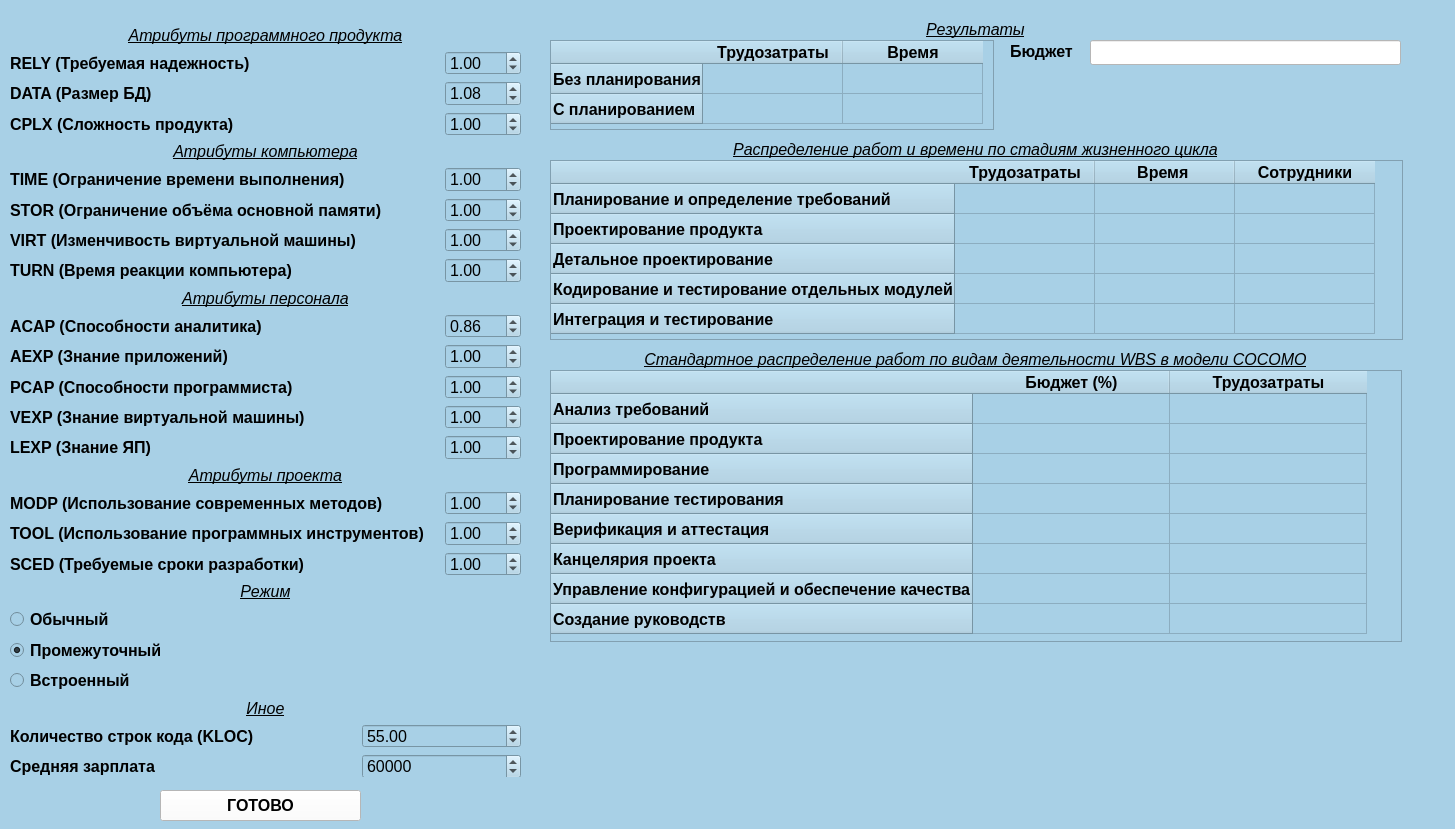
<?xml version="1.0" encoding="UTF-8"?>
<ui version="4.0">
 <class>Start</class>
 <widget class="QWidget" name="Start">
  <property name="enabled">
   <bool>true</bool>
  </property>
  <property name="geometry">
   <rect>
    <x>0</x>
    <y>0</y>
    <width>1455</width>
    <height>829</height>
   </rect>
  </property>
  <property name="font">
   <font>
    <pointsize>12</pointsize>
   </font>
  </property>
  <property name="windowTitle">
   <string>COCOMO</string>
  </property>
  <property name="autoFillBackground">
   <bool>false</bool>
  </property>
  <property name="styleSheet">
   <string notr="true">background-color: rgb(168, 208, 230);</string>
  </property>
  <widget class="QPushButton" name="run">
   <property name="geometry">
    <rect>
     <x>160</x>
     <y>790</y>
     <width>201</width>
     <height>31</height>
    </rect>
   </property>
   <property name="font">
    <font>
     <pointsize>12</pointsize>
     <weight>75</weight>
     <bold>true</bold>
    </font>
   </property>
   <property name="styleSheet">
    <string notr="true">background-color: rgb(255, 255, 255);</string>
   </property>
   <property name="text">
    <string>ГОТОВО</string>
   </property>
  </widget>
  <widget class="QWidget" name="layoutWidget">
   <property name="geometry">
    <rect>
     <x>10</x>
     <y>26</y>
     <width>511</width>
     <height>751</height>
    </rect>
   </property>
   <layout class="QGridLayout" name="gridLayout">
    <item row="14" column="2">
     <widget class="QDoubleSpinBox" name="lexp">
      <property name="font">
       <font>
        <pointsize>12</pointsize>
       </font>
      </property>
      <property name="singleStep">
       <double>0.200000000000000</double>
      </property>
      <property name="value">
       <double>1.000000000000000</double>
      </property>
     </widget>
    </item>
    <item row="1" column="2">
     <widget class="QDoubleSpinBox" name="rely">
      <property name="font">
       <font>
        <pointsize>12</pointsize>
       </font>
      </property>
      <property name="singleStep">
       <double>0.200000000000000</double>
      </property>
      <property name="value">
       <double>1.000000000000000</double>
      </property>
     </widget>
    </item>
    <item row="16" column="2">
     <widget class="QDoubleSpinBox" name="modp">
      <property name="font">
       <font>
        <pointsize>12</pointsize>
       </font>
      </property>
      <property name="singleStep">
       <double>0.200000000000000</double>
      </property>
      <property name="value">
       <double>1.000000000000000</double>
      </property>
     </widget>
    </item>
    <item row="17" column="2">
     <widget class="QDoubleSpinBox" name="tool">
      <property name="font">
       <font>
        <pointsize>12</pointsize>
       </font>
      </property>
      <property name="singleStep">
       <double>0.200000000000000</double>
      </property>
      <property name="value">
       <double>1.000000000000000</double>
      </property>
     </widget>
    </item>
    <item row="5" column="2">
     <widget class="QDoubleSpinBox" name="time">
      <property name="font">
       <font>
        <pointsize>12</pointsize>
       </font>
      </property>
      <property name="singleStep">
       <double>0.200000000000000</double>
      </property>
      <property name="value">
       <double>1.000000000000000</double>
      </property>
     </widget>
    </item>
    <item row="12" column="0">
     <widget class="QLabel" name="label_10">
      <property name="font">
       <font>
        <pointsize>12</pointsize>
        <weight>75</weight>
        <bold>true</bold>
       </font>
      </property>
      <property name="text">
       <string>PCAP (Способности программиста)</string>
      </property>
     </widget>
    </item>
    <item row="8" column="2">
     <widget class="QDoubleSpinBox" name="turn">
      <property name="font">
       <font>
        <pointsize>12</pointsize>
       </font>
      </property>
      <property name="singleStep">
       <double>0.200000000000000</double>
      </property>
      <property name="value">
       <double>1.000000000000000</double>
      </property>
     </widget>
    </item>
    <item row="25" column="1" colspan="2">
     <widget class="QSpinBox" name="salary">
      <property name="font">
       <font>
        <pointsize>12</pointsize>
       </font>
      </property>
      <property name="maximum">
       <number>1000000</number>
      </property>
      <property name="singleStep">
       <number>1000</number>
      </property>
      <property name="value">
       <number>60000</number>
      </property>
     </widget>
    </item>
    <item row="12" column="2">
     <widget class="QDoubleSpinBox" name="pcap">
      <property name="font">
       <font>
        <pointsize>12</pointsize>
       </font>
      </property>
      <property name="singleStep">
       <double>0.200000000000000</double>
      </property>
      <property name="value">
       <double>1.000000000000000</double>
      </property>
     </widget>
    </item>
    <item row="6" column="0" colspan="2">
     <widget class="QLabel" name="label_5">
      <property name="font">
       <font>
        <pointsize>12</pointsize>
        <weight>75</weight>
        <bold>true</bold>
       </font>
      </property>
      <property name="text">
       <string>STOR (Ограничение объёма основной памяти)</string>
      </property>
     </widget>
    </item>
    <item row="17" column="0" colspan="2">
     <widget class="QLabel" name="label_11">
      <property name="font">
       <font>
        <pointsize>12</pointsize>
        <weight>75</weight>
        <bold>true</bold>
       </font>
      </property>
      <property name="text">
       <string>TOOL (Использование программных инструментов)</string>
      </property>
     </widget>
    </item>
    <item row="18" column="2">
     <widget class="QDoubleSpinBox" name="sced">
      <property name="font">
       <font>
        <pointsize>12</pointsize>
       </font>
      </property>
      <property name="singleStep">
       <double>0.200000000000000</double>
      </property>
      <property name="value">
       <double>1.000000000000000</double>
      </property>
     </widget>
    </item>
    <item row="2" column="0">
     <widget class="QLabel" name="label_2">
      <property name="font">
       <font>
        <pointsize>12</pointsize>
        <weight>75</weight>
        <bold>true</bold>
       </font>
      </property>
      <property name="text">
       <string>DATA (Размер БД)</string>
      </property>
     </widget>
    </item>
    <item row="20" column="0">
     <widget class="QRadioButton" name="radio_usual">
      <property name="font">
       <font>
        <pointsize>12</pointsize>
        <weight>75</weight>
        <bold>true</bold>
       </font>
      </property>
      <property name="text">
       <string>Обычный</string>
      </property>
     </widget>
    </item>
    <item row="10" column="2">
     <widget class="QDoubleSpinBox" name="acap">
      <property name="font">
       <font>
        <pointsize>12</pointsize>
       </font>
      </property>
      <property name="singleStep">
       <double>0.200000000000000</double>
      </property>
      <property name="value">
       <double>0.860000000000000</double>
      </property>
     </widget>
    </item>
    <item row="2" column="2">
     <widget class="QDoubleSpinBox" name="data">
      <property name="font">
       <font>
        <pointsize>12</pointsize>
       </font>
      </property>
      <property name="singleStep">
       <double>0.200000000000000</double>
      </property>
      <property name="value">
       <double>1.080000000000000</double>
      </property>
     </widget>
    </item>
    <item row="5" column="0">
     <widget class="QLabel" name="label_4">
      <property name="font">
       <font>
        <pointsize>12</pointsize>
        <weight>75</weight>
        <bold>true</bold>
       </font>
      </property>
      <property name="text">
       <string>TIME (Ограничение времени выполнения)</string>
      </property>
     </widget>
    </item>
    <item row="22" column="0">
     <widget class="QRadioButton" name="radio_buildin">
      <property name="font">
       <font>
        <pointsize>12</pointsize>
        <weight>75</weight>
        <bold>true</bold>
       </font>
      </property>
      <property name="text">
       <string>Встроенный</string>
      </property>
     </widget>
    </item>
    <item row="15" column="0" colspan="3">
     <widget class="QLabel" name="label_19">
      <property name="font">
       <font>
        <pointsize>12</pointsize>
        <weight>50</weight>
        <italic>true</italic>
        <bold>false</bold>
        <underline>true</underline>
       </font>
      </property>
      <property name="text">
       <string>Атрибуты проекта</string>
      </property>
      <property name="alignment">
       <set>Qt::AlignCenter</set>
      </property>
     </widget>
    </item>
    <item row="24" column="0">
     <widget class="QLabel" name="label_22">
      <property name="font">
       <font>
        <pointsize>12</pointsize>
        <weight>75</weight>
        <bold>true</bold>
       </font>
      </property>
      <property name="text">
       <string>Количество строк кода (KLOC)</string>
      </property>
     </widget>
    </item>
    <item row="3" column="0">
     <widget class="QLabel" name="label_3">
      <property name="font">
       <font>
        <pointsize>12</pointsize>
        <weight>75</weight>
        <bold>true</bold>
       </font>
      </property>
      <property name="text">
       <string>CPLX (Сложность продукта)</string>
      </property>
     </widget>
    </item>
    <item row="11" column="0">
     <widget class="QLabel" name="label_9">
      <property name="font">
       <font>
        <pointsize>12</pointsize>
        <weight>75</weight>
        <bold>true</bold>
       </font>
      </property>
      <property name="text">
       <string>AEXP (Знание приложений)</string>
      </property>
     </widget>
    </item>
    <item row="7" column="0">
     <widget class="QLabel" name="label_6">
      <property name="font">
       <font>
        <pointsize>12</pointsize>
        <weight>75</weight>
        <bold>true</bold>
       </font>
      </property>
      <property name="text">
       <string>VIRT (Изменчивость виртуальной машины)</string>
      </property>
     </widget>
    </item>
    <item row="11" column="2">
     <widget class="QDoubleSpinBox" name="aexp">
      <property name="font">
       <font>
        <pointsize>12</pointsize>
       </font>
      </property>
      <property name="singleStep">
       <double>0.200000000000000</double>
      </property>
      <property name="value">
       <double>1.000000000000000</double>
      </property>
     </widget>
    </item>
    <item row="8" column="0">
     <widget class="QLabel" name="label_7">
      <property name="font">
       <font>
        <pointsize>12</pointsize>
        <weight>75</weight>
        <bold>true</bold>
       </font>
      </property>
      <property name="text">
       <string>TURN (Время реакции компьютера)</string>
      </property>
     </widget>
    </item>
    <item row="14" column="0">
     <widget class="QLabel" name="label_16">
      <property name="font">
       <font>
        <pointsize>12</pointsize>
        <weight>75</weight>
        <bold>true</bold>
       </font>
      </property>
      <property name="text">
       <string>LEXP (Знание ЯП)</string>
      </property>
     </widget>
    </item>
    <item row="16" column="0" colspan="2">
     <widget class="QLabel" name="label_14">
      <property name="font">
       <font>
        <pointsize>12</pointsize>
        <weight>75</weight>
        <bold>true</bold>
       </font>
      </property>
      <property name="text">
       <string>MODP (Использование современных методов)</string>
      </property>
     </widget>
    </item>
    <item row="3" column="2">
     <widget class="QDoubleSpinBox" name="cplx">
      <property name="font">
       <font>
        <pointsize>12</pointsize>
       </font>
      </property>
      <property name="singleStep">
       <double>0.200000000000000</double>
      </property>
      <property name="value">
       <double>1.000000000000000</double>
      </property>
     </widget>
    </item>
    <item row="0" column="0" colspan="3">
     <widget class="QLabel" name="label_15">
      <property name="font">
       <font>
        <pointsize>12</pointsize>
        <weight>50</weight>
        <italic>true</italic>
        <bold>false</bold>
        <underline>true</underline>
       </font>
      </property>
      <property name="text">
       <string>Атрибуты программного продукта</string>
      </property>
      <property name="alignment">
       <set>Qt::AlignCenter</set>
      </property>
     </widget>
    </item>
    <item row="9" column="0" colspan="3">
     <widget class="QLabel" name="label_18">
      <property name="font">
       <font>
        <pointsize>12</pointsize>
        <weight>50</weight>
        <italic>true</italic>
        <bold>false</bold>
        <underline>true</underline>
       </font>
      </property>
      <property name="text">
       <string>Атрибуты персонала</string>
      </property>
      <property name="alignment">
       <set>Qt::AlignCenter</set>
      </property>
     </widget>
    </item>
    <item row="7" column="2">
     <widget class="QDoubleSpinBox" name="virt">
      <property name="font">
       <font>
        <pointsize>12</pointsize>
       </font>
      </property>
      <property name="singleStep">
       <double>0.200000000000000</double>
      </property>
      <property name="value">
       <double>1.000000000000000</double>
      </property>
     </widget>
    </item>
    <item row="13" column="0">
     <widget class="QLabel" name="label_12">
      <property name="font">
       <font>
        <pointsize>12</pointsize>
        <weight>75</weight>
        <bold>true</bold>
       </font>
      </property>
      <property name="text">
       <string>VEXP (Знание виртуальной машины)</string>
      </property>
     </widget>
    </item>
    <item row="23" column="0" colspan="3">
     <widget class="QLabel" name="label_21">
      <property name="font">
       <font>
        <pointsize>12</pointsize>
        <weight>50</weight>
        <italic>true</italic>
        <bold>false</bold>
        <underline>true</underline>
       </font>
      </property>
      <property name="text">
       <string>Иное</string>
      </property>
      <property name="alignment">
       <set>Qt::AlignCenter</set>
      </property>
     </widget>
    </item>
    <item row="13" column="2">
     <widget class="QDoubleSpinBox" name="vexp">
      <property name="font">
       <font>
        <pointsize>12</pointsize>
       </font>
      </property>
      <property name="singleStep">
       <double>0.200000000000000</double>
      </property>
      <property name="value">
       <double>1.000000000000000</double>
      </property>
     </widget>
    </item>
    <item row="4" column="0" colspan="3">
     <widget class="QLabel" name="label_17">
      <property name="font">
       <font>
        <pointsize>12</pointsize>
        <weight>50</weight>
        <italic>true</italic>
        <bold>false</bold>
        <underline>true</underline>
       </font>
      </property>
      <property name="text">
       <string>Атрибуты компьютера</string>
      </property>
      <property name="alignment">
       <set>Qt::AlignCenter</set>
      </property>
     </widget>
    </item>
    <item row="21" column="0">
     <widget class="QRadioButton" name="radio_inter">
      <property name="enabled">
       <bool>true</bool>
      </property>
      <property name="font">
       <font>
        <pointsize>12</pointsize>
        <weight>75</weight>
        <bold>true</bold>
       </font>
      </property>
      <property name="text">
       <string>Промежуточный</string>
      </property>
      <property name="checked">
       <bool>true</bool>
      </property>
     </widget>
    </item>
    <item row="19" column="0" colspan="3">
     <widget class="QLabel" name="label_20">
      <property name="font">
       <font>
        <pointsize>12</pointsize>
        <weight>50</weight>
        <italic>true</italic>
        <bold>false</bold>
        <underline>true</underline>
       </font>
      </property>
      <property name="text">
       <string>Режим</string>
      </property>
      <property name="alignment">
       <set>Qt::AlignCenter</set>
      </property>
     </widget>
    </item>
    <item row="6" column="2">
     <widget class="QDoubleSpinBox" name="stor">
      <property name="font">
       <font>
        <pointsize>12</pointsize>
       </font>
      </property>
      <property name="singleStep">
       <double>0.200000000000000</double>
      </property>
      <property name="value">
       <double>1.000000000000000</double>
      </property>
     </widget>
    </item>
    <item row="10" column="0">
     <widget class="QLabel" name="label_8">
      <property name="font">
       <font>
        <pointsize>12</pointsize>
        <weight>75</weight>
        <bold>true</bold>
       </font>
      </property>
      <property name="text">
       <string>ACAP (Способности аналитика)</string>
      </property>
     </widget>
    </item>
    <item row="25" column="0">
     <widget class="QLabel" name="label_26">
      <property name="font">
       <font>
        <pointsize>12</pointsize>
        <weight>75</weight>
        <bold>true</bold>
       </font>
      </property>
      <property name="text">
       <string>Средняя зарплата</string>
      </property>
     </widget>
    </item>
    <item row="1" column="0">
     <widget class="QLabel" name="label">
      <property name="font">
       <font>
        <pointsize>12</pointsize>
        <weight>75</weight>
        <bold>true</bold>
       </font>
      </property>
      <property name="text">
       <string>RELY (Требуемая надежность)</string>
      </property>
     </widget>
    </item>
    <item row="18" column="0">
     <widget class="QLabel" name="label_13">
      <property name="font">
       <font>
        <pointsize>12</pointsize>
        <weight>75</weight>
        <bold>true</bold>
       </font>
      </property>
      <property name="text">
       <string>SCED (Требуемые сроки разработки)</string>
      </property>
     </widget>
    </item>
    <item row="24" column="1" colspan="2">
     <widget class="QDoubleSpinBox" name="code">
      <property name="font">
       <font>
        <pointsize>12</pointsize>
       </font>
      </property>
      <property name="singleStep">
       <double>0.200000000000000</double>
      </property>
      <property name="value">
       <double>55.000000000000000</double>
      </property>
     </widget>
    </item>
   </layout>
  </widget>
  <widget class="QTableWidget" name="tableWorkTime">
   <property name="geometry">
    <rect>
     <x>550</x>
     <y>40</y>
     <width>444</width>
     <height>90</height>
    </rect>
   </property>
   <property name="font">
    <font>
     <pointsize>12</pointsize>
    </font>
   </property>
   <attribute name="horizontalHeaderDefaultSectionSize">
    <number>140</number>
   </attribute>
   <attribute name="verticalHeaderMinimumSectionSize">
    <number>23</number>
   </attribute>
   <attribute name="verticalHeaderDefaultSectionSize">
    <number>30</number>
   </attribute>
   <row>
    <property name="text">
     <string>Без планирования</string>
    </property>
    <property name="font">
     <font>
      <pointsize>12</pointsize>
      <weight>75</weight>
      <bold>true</bold>
     </font>
    </property>
   </row>
   <row>
    <property name="text">
     <string>С планированием</string>
    </property>
    <property name="font">
     <font>
      <pointsize>12</pointsize>
      <weight>75</weight>
      <bold>true</bold>
     </font>
    </property>
   </row>
   <column>
    <property name="text">
     <string>Трудозатраты</string>
    </property>
    <property name="font">
     <font>
      <pointsize>12</pointsize>
      <weight>75</weight>
      <bold>true</bold>
     </font>
    </property>
   </column>
   <column>
    <property name="text">
     <string>Время</string>
    </property>
    <property name="font">
     <font>
      <pointsize>12</pointsize>
      <weight>75</weight>
      <bold>true</bold>
     </font>
    </property>
   </column>
  </widget>
  <widget class="QLabel" name="label_23">
   <property name="geometry">
    <rect>
     <x>550</x>
     <y>20</y>
     <width>851</width>
     <height>19</height>
    </rect>
   </property>
   <property name="font">
    <font>
     <pointsize>12</pointsize>
     <weight>50</weight>
     <italic>true</italic>
     <bold>false</bold>
     <underline>true</underline>
    </font>
   </property>
   <property name="text">
    <string>Результаты</string>
   </property>
   <property name="alignment">
    <set>Qt::AlignCenter</set>
   </property>
  </widget>
  <widget class="QLabel" name="label_24">
   <property name="geometry">
    <rect>
     <x>550</x>
     <y>140</y>
     <width>851</width>
     <height>19</height>
    </rect>
   </property>
   <property name="font">
    <font>
     <pointsize>12</pointsize>
     <weight>50</weight>
     <italic>true</italic>
     <bold>false</bold>
     <underline>true</underline>
    </font>
   </property>
   <property name="text">
    <string>Распределение работ и времени по стадиям жизненного цикла</string>
   </property>
   <property name="alignment">
    <set>Qt::AlignCenter</set>
   </property>
  </widget>
  <widget class="QTableWidget" name="tableLife">
   <property name="geometry">
    <rect>
     <x>550</x>
     <y>160</y>
     <width>853</width>
     <height>180</height>
    </rect>
   </property>
   <property name="font">
    <font>
     <pointsize>12</pointsize>
    </font>
   </property>
   <attribute name="horizontalHeaderDefaultSectionSize">
    <number>140</number>
   </attribute>
   <attribute name="verticalHeaderMinimumSectionSize">
    <number>23</number>
   </attribute>
   <attribute name="verticalHeaderDefaultSectionSize">
    <number>30</number>
   </attribute>
   <row>
    <property name="text">
     <string>Планирование и определение требований</string>
    </property>
    <property name="font">
     <font>
      <pointsize>12</pointsize>
      <weight>75</weight>
      <bold>true</bold>
     </font>
    </property>
   </row>
   <row>
    <property name="text">
     <string>Проектирование продукта</string>
    </property>
    <property name="font">
     <font>
      <pointsize>12</pointsize>
      <weight>75</weight>
      <bold>true</bold>
     </font>
    </property>
   </row>
   <row>
    <property name="text">
     <string>Детальное проектирование</string>
    </property>
    <property name="font">
     <font>
      <pointsize>12</pointsize>
      <weight>75</weight>
      <bold>true</bold>
     </font>
    </property>
   </row>
   <row>
    <property name="text">
     <string>Кодирование и тестирование отдельных модулей</string>
    </property>
    <property name="font">
     <font>
      <pointsize>12</pointsize>
      <weight>75</weight>
      <bold>true</bold>
     </font>
    </property>
   </row>
   <row>
    <property name="text">
     <string>Интеграция и тестирование</string>
    </property>
    <property name="font">
     <font>
      <pointsize>12</pointsize>
      <weight>75</weight>
      <bold>true</bold>
     </font>
    </property>
   </row>
   <column>
    <property name="text">
     <string>Трудозатраты</string>
    </property>
    <property name="font">
     <font>
      <pointsize>12</pointsize>
      <weight>75</weight>
      <bold>true</bold>
     </font>
    </property>
   </column>
   <column>
    <property name="text">
     <string>Время </string>
    </property>
    <property name="font">
     <font>
      <pointsize>12</pointsize>
      <weight>75</weight>
      <bold>true</bold>
     </font>
    </property>
   </column>
   <column>
    <property name="text">
     <string>Сотрудники</string>
    </property>
    <property name="font">
     <font>
      <pointsize>12</pointsize>
      <weight>75</weight>
      <bold>true</bold>
     </font>
    </property>
   </column>
  </widget>
  <widget class="QLabel" name="label_25">
   <property name="geometry">
    <rect>
     <x>550</x>
     <y>350</y>
     <width>851</width>
     <height>19</height>
    </rect>
   </property>
   <property name="font">
    <font>
     <pointsize>12</pointsize>
     <weight>50</weight>
     <italic>true</italic>
     <bold>false</bold>
     <underline>true</underline>
    </font>
   </property>
   <property name="text">
    <string>Стандартное распределение работ по видам деятельности WBS в модели COCOMO</string>
   </property>
   <property name="alignment">
    <set>Qt::AlignCenter</set>
   </property>
  </widget>
  <widget class="QTableWidget" name="tableCOCOMO">
   <property name="geometry">
    <rect>
     <x>550</x>
     <y>370</y>
     <width>852</width>
     <height>272</height>
    </rect>
   </property>
   <property name="font">
    <font>
     <pointsize>12</pointsize>
    </font>
   </property>
   <attribute name="horizontalHeaderDefaultSectionSize">
    <number>197</number>
   </attribute>
   <attribute name="verticalHeaderMinimumSectionSize">
    <number>23</number>
   </attribute>
   <attribute name="verticalHeaderDefaultSectionSize">
    <number>30</number>
   </attribute>
   <row>
    <property name="text">
     <string>Анализ требований</string>
    </property>
    <property name="font">
     <font>
      <pointsize>12</pointsize>
      <weight>75</weight>
      <bold>true</bold>
     </font>
    </property>
   </row>
   <row>
    <property name="text">
     <string>Проектирование продукта</string>
    </property>
    <property name="font">
     <font>
      <pointsize>12</pointsize>
      <weight>75</weight>
      <bold>true</bold>
     </font>
    </property>
   </row>
   <row>
    <property name="text">
     <string>Программирование</string>
    </property>
    <property name="font">
     <font>
      <pointsize>12</pointsize>
      <weight>75</weight>
      <bold>true</bold>
     </font>
    </property>
   </row>
   <row>
    <property name="text">
     <string>Планирование тестирования</string>
    </property>
    <property name="font">
     <font>
      <pointsize>12</pointsize>
      <weight>75</weight>
      <bold>true</bold>
     </font>
    </property>
   </row>
   <row>
    <property name="text">
     <string>Верификация и аттестация</string>
    </property>
    <property name="font">
     <font>
      <pointsize>12</pointsize>
      <weight>75</weight>
      <bold>true</bold>
     </font>
    </property>
   </row>
   <row>
    <property name="text">
     <string>Канцелярия проекта</string>
    </property>
    <property name="font">
     <font>
      <pointsize>12</pointsize>
      <weight>75</weight>
      <bold>true</bold>
     </font>
    </property>
   </row>
   <row>
    <property name="text">
     <string>Управление конфигурацией и обеспечение качества</string>
    </property>
    <property name="font">
     <font>
      <pointsize>12</pointsize>
      <weight>75</weight>
      <bold>true</bold>
     </font>
    </property>
   </row>
   <row>
    <property name="text">
     <string>Создание руководств</string>
    </property>
    <property name="font">
     <font>
      <pointsize>12</pointsize>
      <weight>75</weight>
      <bold>true</bold>
     </font>
    </property>
   </row>
   <column>
    <property name="text">
     <string>Бюджет (%)</string>
    </property>
    <property name="font">
     <font>
      <pointsize>12</pointsize>
      <weight>75</weight>
      <bold>true</bold>
     </font>
    </property>
   </column>
   <column>
    <property name="text">
     <string>Трудозатраты</string>
    </property>
    <property name="font">
     <font>
      <pointsize>12</pointsize>
      <weight>75</weight>
      <bold>true</bold>
     </font>
    </property>
   </column>
  </widget>
  <widget class="QLabel" name="label_27">
   <property name="geometry">
    <rect>
     <x>1010</x>
     <y>40</y>
     <width>81</width>
     <height>23</height>
    </rect>
   </property>
   <property name="font">
    <font>
     <pointsize>12</pointsize>
     <weight>75</weight>
     <bold>true</bold>
    </font>
   </property>
   <property name="text">
    <string>Бюджет</string>
   </property>
  </widget>
  <widget class="QLineEdit" name="budget">
   <property name="geometry">
    <rect>
     <x>1090</x>
     <y>40</y>
     <width>311</width>
     <height>25</height>
    </rect>
   </property>
   <property name="font">
    <font>
     <pointsize>12</pointsize>
    </font>
   </property>
   <property name="styleSheet">
    <string notr="true">background-color: rgb(255, 255, 255);</string>
   </property>
  </widget>
 </widget>
 <resources/>
 <connections/>
</ui>
